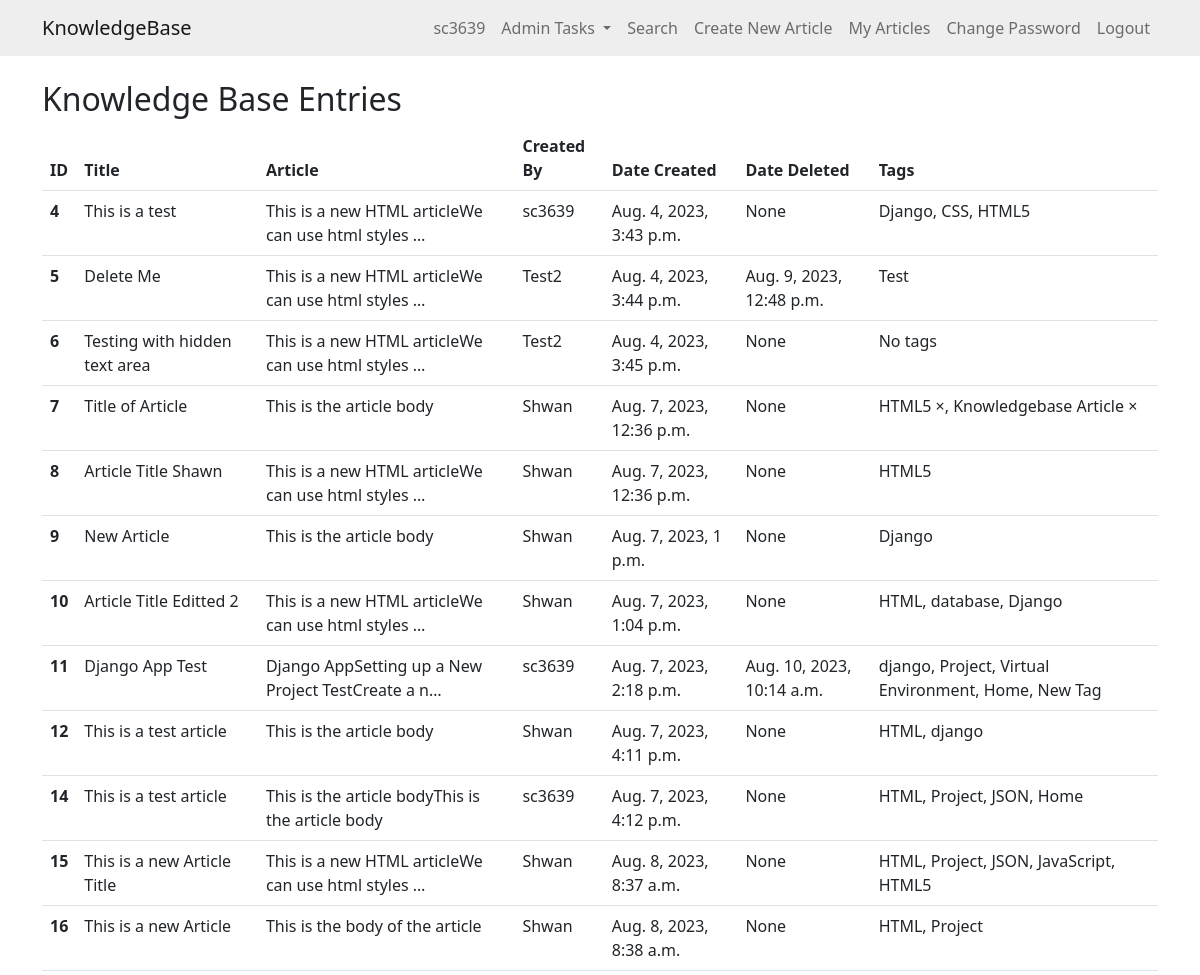
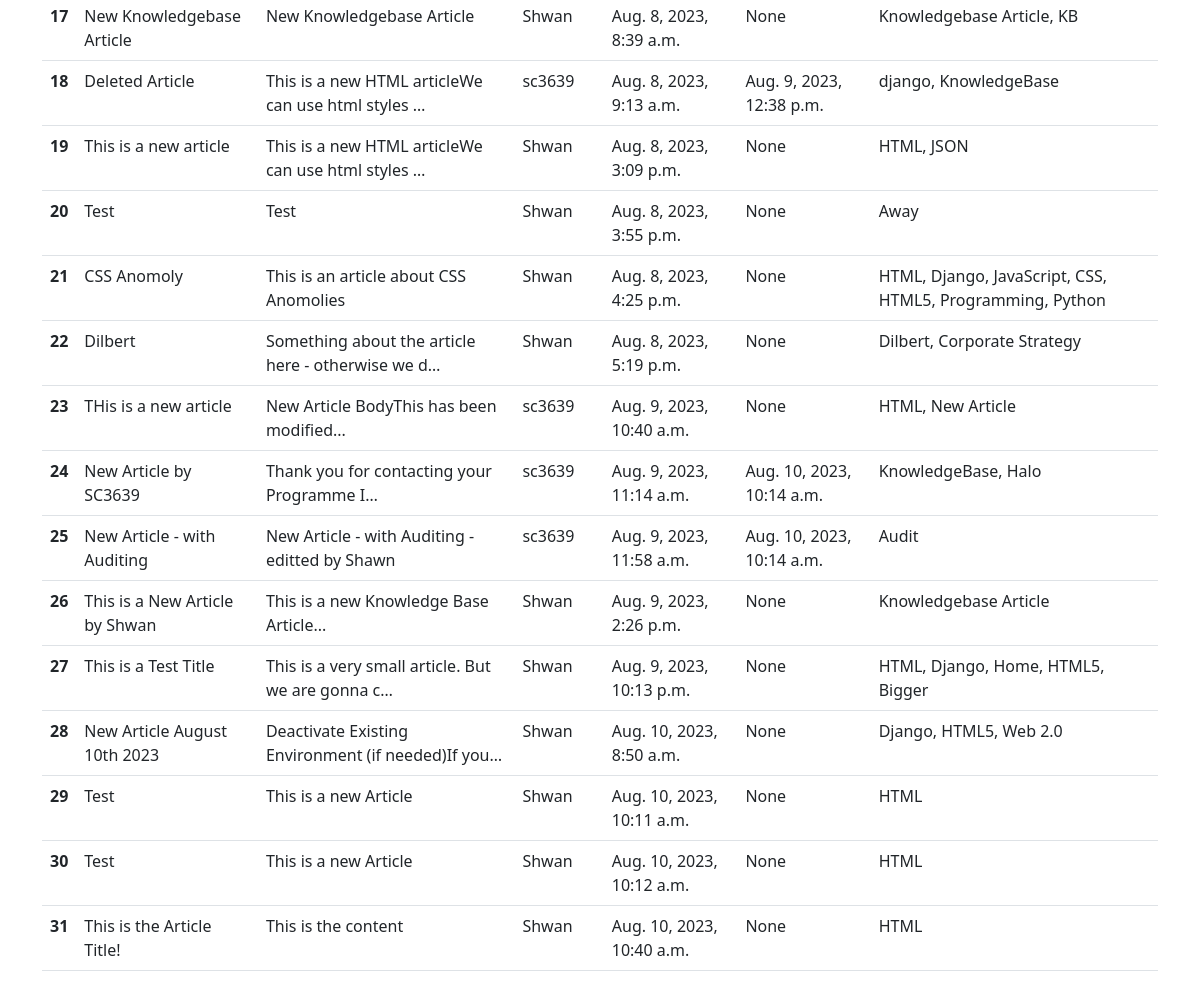
The page /kblist/ (signed in) on the database as committed earlier (2 pictures, top to bottom).
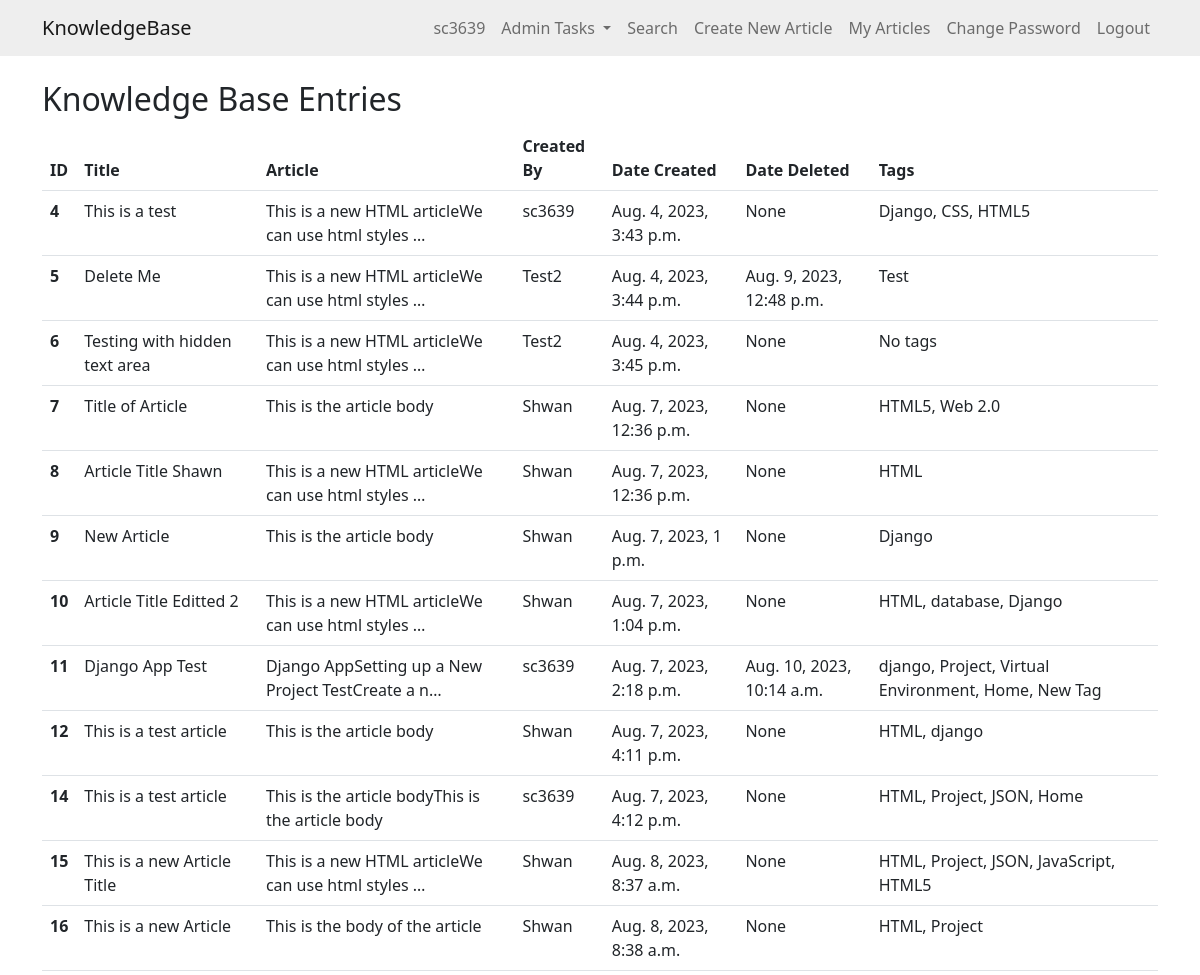
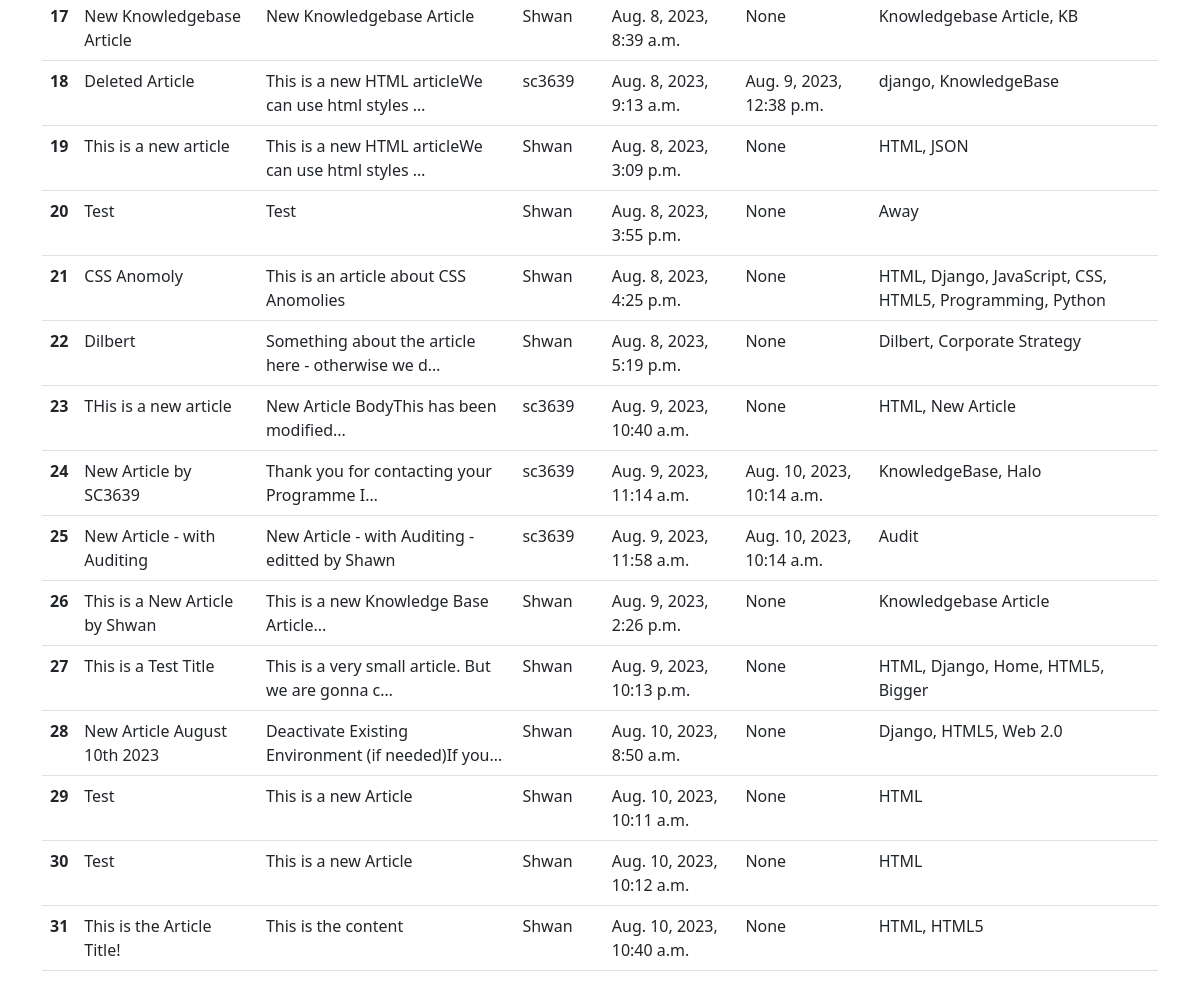
The same page on the database as committed later (2 pictures, top to bottom).
### knowledge/models.py (models this page shows, shortened)
class KBEntry(models.Model):
    title = models.CharField(max_length=255)
    article = models.TextField()
    created_by = models.ForeignKey(User, related_name="created_kb_entries", on_delete=models.SET_NULL, null=True)
    created_datetime = models.DateTimeField(auto_now_add=True)
    modified_datetime = models.DateTimeField(auto_now=True)
    last_modified_by = models.ForeignKey(User, related_name="modified_kb_entries", on_delete=models.SET_NULL, null=True)
    deleted_datetime = models.DateTimeField(null=True, blank=True)
    deleted_by = models.ForeignKey(User, related_name="deleted_kb_entries", on_delete=models.SET_NULL, null=True, blank=True)
    upvotes = models.ManyToManyField(User, related_name="upvoted_kb_entries", blank=True)
    downvotes = models.ManyToManyField(User, related_name="downvoted_kb_entries", blank=True)
    meta_data = models.ManyToManyField('Tag', blank=True) # Assuming you will have a 'Tag' model

class Tag(models.Model):
    name = models.CharField(max_length=100)

### knowledge/views.py (the view)
# urls.py: path('kblist/', kblist, name='kb_list'),
@login_required
def kblist(request):
    if not request.user.is_superuser:
        messages.error(request, "You don't have permission to view this page.")
        return redirect('home')
    entries = KBEntry.objects.all()  # get all KB Articles
    return render(request, 'knowledge/kb_list.html', {'entries': entries})

### knowledge/templates/knowledge/kb_list.html
{% extends 'knowledge/base.html' %}
{% block content %}
  <br>
  <h2>Knowledge Base Entries</h2>
  <table class="table">
    <thead class="thead-dark">
      <tr>
        <th scope="col">ID</th>
        <th scope="col">Title</th>
        <th scope="col">Article</th>
        <th scope="col">Created By</th>
        <th scope="col">Date Created</th>
        <th scope="col">Date Deleted</th>
        <th scope="col">Tags</th>
      </tr>
    </thead>
    <tbody>
      {% for entry in entries %}
        <tr>
          <th scope="row">{{ entry.id }}</th>
          <td>{{ entry.title }}</td>
          <td>{{ entry.article|striptags|truncatechars:50 }}</td>
          <td>{{ entry.created_by.username }}</td>
          <td>{{ entry.created_datetime }}</td>
          <td>{{ entry.deleted_datetime }}</td>
          <td>
            {% for tag in entry.meta_data.all %}
                <span class="tag">{{ tag.name }}</span>{% if not forloop.last %}, {% endif %}
            {% empty %}
                No tags
            {% endfor %}
        </td>
        </tr>
      {% empty %}
        <tr>
          <td colspan="5">No entries found.</td>
        </tr>
      {% endfor %}
    </tbody>
  </table>
{% endblock %}

Rows that differ between the two databases and show on the page:
removed Tag: name "HTML5 ×", shown under KBEntry "Title of Article"
removed Tag: name "Knowledgebase Article ×", shown under KBEntry "Title of Article"
changed KBEntry "Title of Article": gains Tag (name "HTML5"); gains Tag (name "Web 2.0")
changed KBEntry "Article Title Shawn": gains Tag (name "HTML"); loses Tag (name "HTML5")
shown differently, row unchanged: Tag "HTML": now shows ","
changed KBEntry "This is the Article Title!": gains Tag (name "HTML5")
